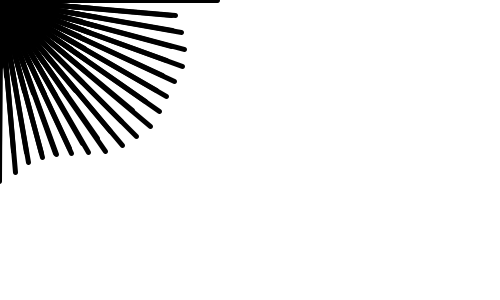
Frame 1 (no input)
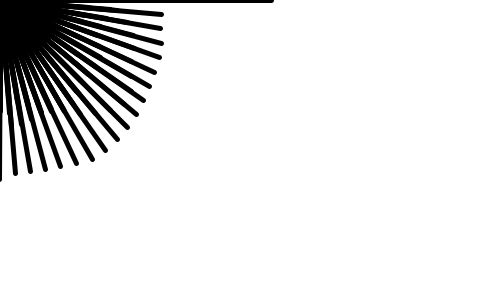
Frame 60 (the mouse pressed at the canvas centre just before this capture)
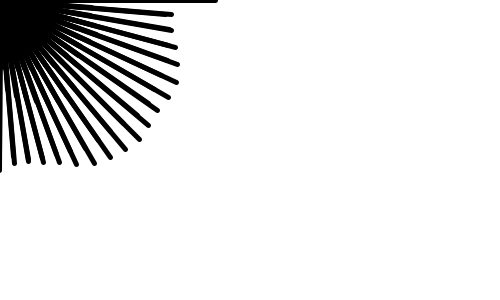
Frame 120 (the mouse held since frame 60 and released just before this capture)

The Processing sketch that drew these frames (run headless with seeded random() and noise(); from frame 60 on, the mouse is pressed at the canvas centre):

// Processing sketch: Spikesfromspirals
// ── Spikesfromspirals.pde
float radius;
float centX;
float centY;
float xnoise;
float ynoise;

void setup () {
size(500,300); 
 
strokeWeight(5); 
smooth();
float radius = 100; 
int centX = 250; 
int centY = 150;
}

void draw() {
  
background(255,25);
radius = 100;
float x, y;
float lastx = -999;
float lasty = -999;
float radiusNoise = random(10);
for (float ang = 0; ang <= 1440; ang += 5) {
radiusNoise += 0.05;  
radius += 0.5;
float thisRadius = radius + (noise(radiusNoise) * 200) - 100;
float rad = radians(ang);
x = centX + (thisRadius * cos(rad)); 
y = centY + (thisRadius * sin(rad)); 
if (lastx > -999) 
{
line(x,y,lastx,lasty); 
}
lastx = centX;
lasty = centY;
xnoise += .0009;
ynoise += .0009;


}
}
